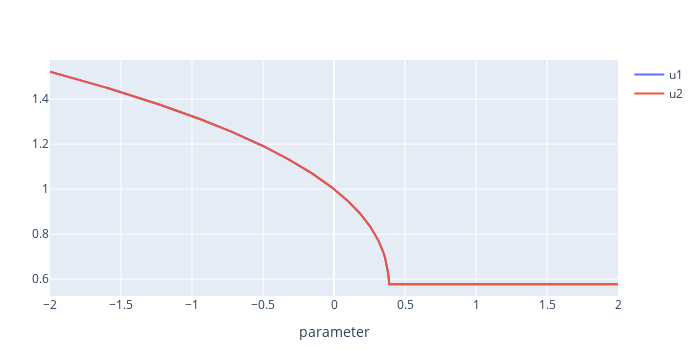

Source (notebook cell):
### Code cell
# Create trace
u1 = scatter(
    x = par_values,
    y = conditions[:,4],
    mode="lines",
    name="u1",
    showlegend=true
    )
u2 = scatter(
    x = par_values,
    y = conditions[:,2],
    mode="lines",
    name="u2",
    showlegend=true
    )

layout = Layout(
    xaxis_title = "parameter",
    # yaxis_type="log",
    yaxis_exponentformat="power",
    # yaxis_title = "",
    width=700, height=350,
    )

plot([u1, u2], layout)

### Figure 1 — Plotly figure (JSON) as saved in the notebook; plotly's stock layout.template omitted (floating-point values rounded to 4 significant figures; data arrays with more than 128 entries replaced by an {"elided": "..."} marker saying what was removed)
{"data": [{"mode": "lines", "name": "u1", "showlegend": true, "type": "scatter", "x": {"elided": "401 float values"}, "y": {"elided": "401 float values"}}, {"mode": "lines", "name": "u2", "showlegend": true, "type": "scatter", "x": {"elided": "401 float values"}, "y": {"elided": "401 float values"}}], "layout": {"height": 350, "margin": {"b": 50, "l": 50, "r": 50, "t": 60}, "width": 700, "xaxis": {"title": {"text": "parameter"}}, "yaxis": {"exponentformat": "power"}}}
